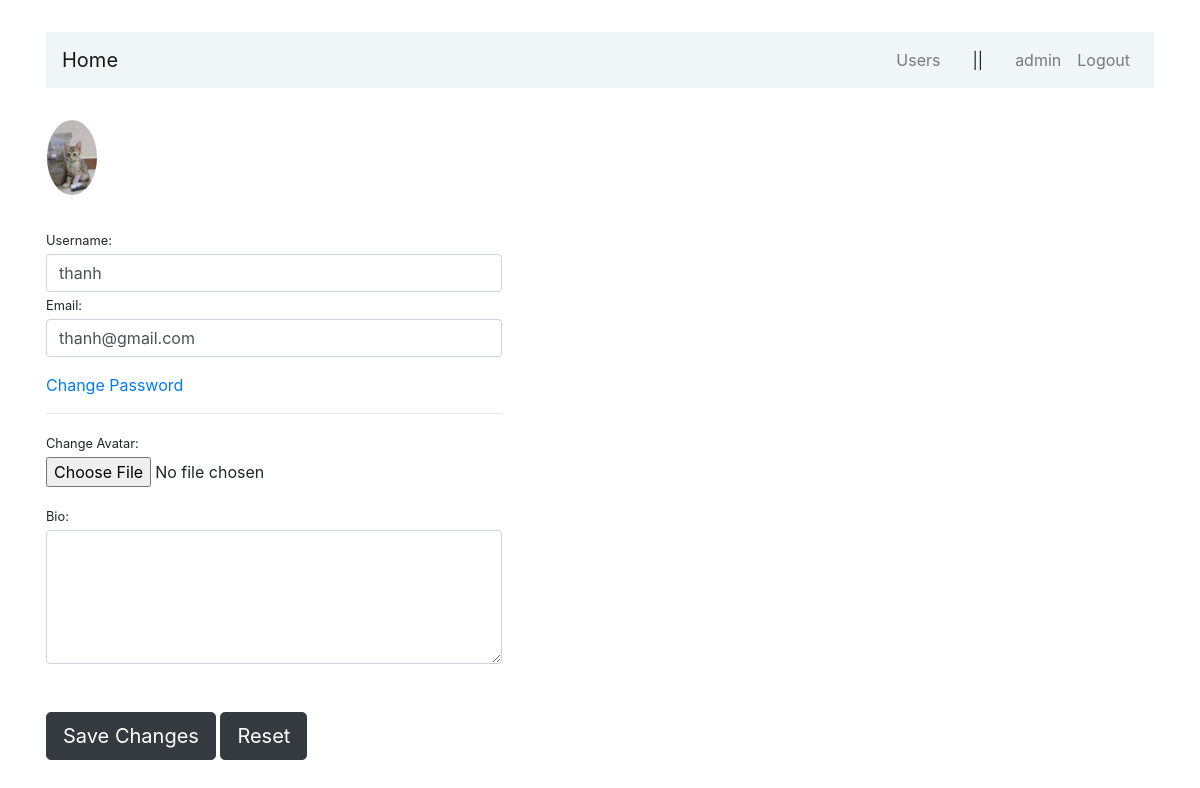
The app's page /users/edit/4 (signed in) with its own data.
### users/models.py (models this page shows, shortened)
class User(AbstractBaseUser, PermissionsMixin):
    username = models.CharField(_("username"), max_length=100, unique=True, validators=[UnicodeUsernameValidator()], error_messages={"unique": _("A user with that username already exists."),})
    first_name = models.CharField(_("first name"), max_length=100, blank=True)
    last_name = models.CharField(_("last name"), max_length=100, blank=True)    # Surname
    email = models.EmailField(_("email address"), blank=True)
    is_staff = models.BooleanField(_("staff status"), default=False,)
    is_active = models.BooleanField(_("active"), default=True)
    date_joined = models.DateTimeField(_("date joined"), default=timezone.now)
    objects = UserManager()
    EMAIL_FIELD = "email"
    USERNAME_FIELD = "username"
    class Meta:
        verbose_name = _("user")
        verbose_name_plural = _("users")

class Profile(models.Model):
    user = models.OneToOneField(User, on_delete=models.CASCADE)
    avatar = models.ImageField(default='images/avatar_default.jpg', upload_to='images')
    gender = models.CharField(_("gender"), max_length=100, blank=True, choices=GENDER_CHOICES)
    address = models.CharField(_("address"), max_length=100, blank=True)
    birthday = models.DateField(_("birthday"), max_length=10, blank=True, null=True)

### users/views.py (the view)
# urls.py: path('users/edit/<int:pk>', views.profile, name='users-edit'),
@login_required
def profile(request, pk):
    target_user = User.objects.get(id=pk)
    if request.method == 'POST':
        user_form = UpdateUserForm(request.POST, instance=target_user)
        profile_form = UpdateProfileForm(request.POST, request.FILES, instance=target_user.profile)
        if user_form.is_valid() and profile_form.is_valid():
            user_form.save()
            profile_form.save()
            messages.success(request, 'Your profile is updated successfully')
            return redirect(f"/users/edit/{pk}")
    else:
        user_form = UpdateUserForm(instance=target_user)
        profile_form = UpdateProfileForm(instance=target_user.profile)
    return render(request, 'users/profile.html', {'target_user': target_user, 'user_form': user_form, 'profile_form': profile_form})

### users/forms.py
class UpdateUserForm(forms.ModelForm):
    username = forms.CharField(max_length=100,
                               required=True,
                               widget=forms.TextInput(attrs={'class': 'form-control'}))
    email = forms.EmailField(required=False,
                             widget=forms.TextInput(attrs={'class': 'form-control'}))
    class Meta:
        model = User
        fields = ['username', 'email']

class UpdateProfileForm(forms.ModelForm):
    avatar = forms.ImageField(widget=forms.FileInput(attrs={'class': 'form-control-file'}))
    address = forms.CharField(widget=forms.Textarea(attrs={'class': 'form-control', 'rows': 5}))
    class Meta:
        model = Profile
        fields = ['avatar', 'address']

### users/templates/users/profile.html (shortened to what this page needs)
{% extends "users/base.html" %}
{% block content %}
    <div class="row my-3 p-3">
        <img class="rounded-circle account-img" src="{{ target_user.profile.avatar.url }} " style="cursor: pointer; max-width: 50px;"/>
    </div>
    <div class="form-content">
        <form method="post" enctype="multipart/form-data">
            <div class="form-row">
                <div class="col-md-5">
                    <div class="form-group">
                        <label class="small mb-1">Username:</label>
                            {{ user_form.username }}
                        <label class="small mb-1">Email:</label>
                            {{ user_form.email }}
                    </div>
                    <div class="form-group">
                        <a href="#">Change Password</a>
                        <hr>
                        <label class="small mb-1">Change Avatar:</label>
                        {{ profile_form.avatar }}
                    </div>
                    <label class="small mb-1">Bio:</label> {{ profile_form.address }}
                </div>
            </div>
            <br><br>
            <button type="submit" class="btn btn-dark btn-lg">Save Changes</button>
            <button type="reset" class="btn btn-dark btn-lg">Reset</button>
        </form>
    </div>
{% endblock content %}

### users/templates/users/base.html (shortened to what this page needs)
<!doctype html>
<html lang="en">
<head>
    <link rel="stylesheet" href="https://maxcdn.bootstrapcdn.com/bootstrap/4.0.0/css/bootstrap.min.css">
    <link rel="stylesheet" href="https://use.fontawesome.com/releases/v5.8.2/css/all.css">
</head>
<body>
  <div class="container p-3 my-3">
    <div class="row">
      <div class="col-md-12">
        <nav class="navbar navbar-expand-md navbar-light " style="background-color: #f0f5f5">
          <a href="/" class="navbar-brand">Home</a>
            <div class="collapse navbar-collapse" id="navbarCollapse">
              <div class="navbar-nav ml-auto">
                {% if user.is_authenticated %}
                <a href="{% url 'users-list' %}" class="nav-item nav-link">Users</a>
                <span class="mx-4 my-auto">||</span>
                  <a href="#" class="nav-item nav-link">{{user.username}}</a>
                  <a href="{% url 'logout' %}" class="nav-item nav-link">Logout</a>
                {% else %}
                  <a href="{% url 'login' %}" class="nav-item nav-link">Sign in</a>
                {% endif %}
              </div>
            </div>
        </nav>
        {% block content %}{% endblock %}
      </div>
    </div>
  </div>
</body>
</html>

### records on screen
User: username "admin"
User: profile.avatar (placeholder picture), username "thanh", email "thanh@gmail.com"
